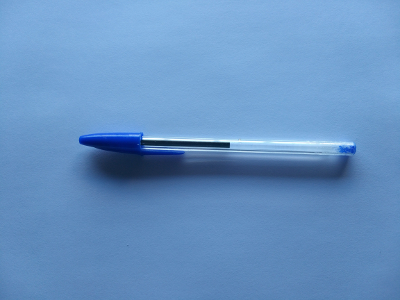
#> input picture Practicas/Práctica 9 Cálculo del flujo óptico/img1.jpg, 400 x 300 px
$ jupyter execute 'Práctica 9.ipynb'
#> lines starting #> are read from the running program, lines starting #| are printed output that depends on the picture
# Cálculo del Flujo Óptico de un par de imágenes

OpenCV incorpora funciones de cálculo de Flujo Óptico, tanto disperso (algoritmo de Lucas-Kanade) como denso (algoritmo de Farneback). En esta práctica emplearemos el segundo de los métodos, correspondiente a la siguiente función:

```python
flujo = cv2.calcOpticalFlowFarneback(img1, img2, flow, pyr_scale, levels, winsize, iterations, poly_n, poly_sigma, flags)
```

donde:
* `flow (None)`: calcula el flujo de la imagen.
* `pyr_scale (0.5)`: variación de escala para la pirámide.
* `levels (3)`: Niveles de la pirámide.
* `winsize (15)`: Tamaño de ventana.
* `iterations (3)`: Número de iteraciones.
* `poly_n (5)`: Tamaño del vecindario para la expansión polinomial.
* `poly_sigma (1.2)`: Desviación estándar para la gaussiana.
* `flags (0)`: Permite modificar el comportamiento del algoritmo.

El resultado es una matriz de pares de flotantes, con el vector de flujo óptico para cada píxel, es decir es una matriz en donde en la posicíon i,j tenemos una tupla de dos valores. En el primer valor, tenemos el desplazamiento que ha habido  del pixel i,j en el eje x, y el segundo valor tenemos el desplazamiento que ha habido del pixel i,j en el eje y.

Nota: mirar diapositivas 23-42 tema 4 teoría.

## Cuestionario

1. Elaborar un programa en Python que tome dos imágenes y calcule el flujo de Farneback entre ellas. Una vez hecho el cálculo, el programa debe dibujar sobre la primera imagen, en sus lugares correspondientes, un subconjunto de los vectores de flujo uniformemente espaciados (por ejemplo, cada 8 o 16 píxeles), en forma de líneas de tamaño proporcional, con un pequeño círculo en el origen de cada una (diagrama de agujas). El resultado se mostrará por pantalla.

_Figura 1: Ejemplo de resolución del cálculo del flujo_

[cell 1]
import numpy as np
import cv2, sys

#Inicializamos los argumentos
nombreImagen1 = "img1.jpg"
nombreImagen2 = "img2.jpg"
nombreImagenSolucion = "imgFinal.jpg"

#Leemos la imagen y la cargamos a color y en escala de grises
imagen1 = cv2.imread(nombreImagen1)
#> imagen1 is the input picture: shape (300, 400, 3); mean B, G, R 194.1, 146.4, 102.9
imagen2 = cv2.imread(nombreImagen2)
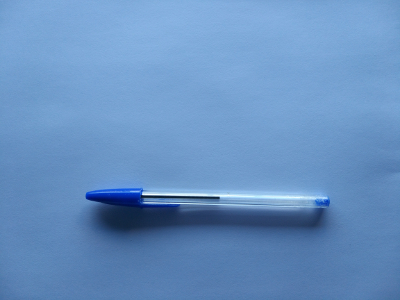
#> input picture Practicas/Práctica 9 Cálculo del flujo óptico/img2.jpg, 400 x 300 px
#> imagen2 is the input picture: shape (300, 400, 3); mean B, G, R 193.1, 145.1, 103.8

#Si la imagen no se ha podido cargar, terminamos la ejecuciÃ³n
if (imagen1.any() == None or imagen2.any() == None):
    print(" Error al cargar alguna de las imagenes ")
    sys.exit()

#Creamos una copia de la primera imagen para mostrar al final y su titulo
imagen3 = cv2.imread(nombreImagen1)

#Procesamiento en escala de grises
gray1 = cv2.cvtColor(imagen1, cv2.COLOR_BGR2GRAY)
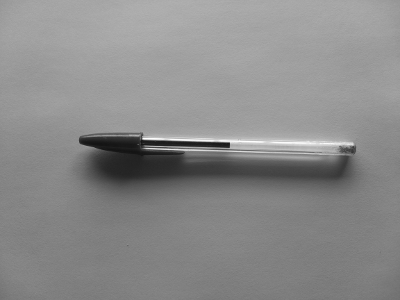
#> gray1: shape (300, 400); min 19, max 255, mean 138.7
gray2 = cv2.cvtColor(imagen2, cv2.COLOR_BGR2GRAY)
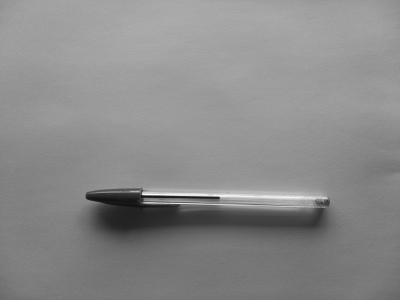
#> gray2: shape (300, 400); min 16, max 253, mean 138.2

#Obtenemos la matriz con el flujo optico


#Obtenemos la dimensión de la imagen


#Recorremos la imagen y dibujamos solo algunos pixeles del flujo


#Mostramos las imÃ¡genes y guardamos la original
a = cv2.imshow(nombreImagenSolucion, imagen3)
cv2.imwrite(nombreImagenSolucion, imagen3)


#Esperamos a una tecla y cerramos todas las ventanas
cv2.waitKey(0)
cv2.destroyAllWindows()
